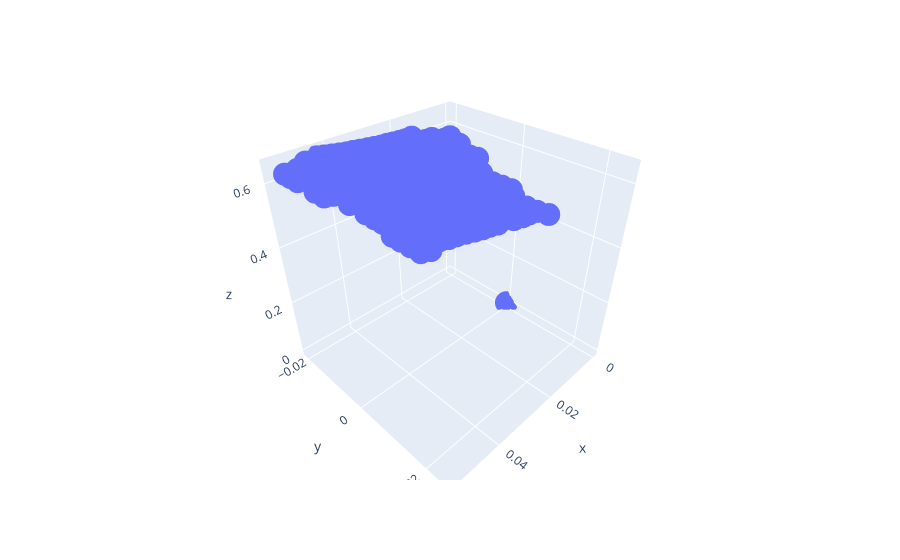

Notebook cell for this chart:
### Code cell
px.scatter_3d(x=x, y=y, z=z)

### Figure 1 — Plotly figure (JSON) as saved in the notebook; plotly's stock layout.template omitted (floating-point values rounded to 4 significant figures; data arrays with more than 128 entries replaced by an {"elided": "..."} marker saying what was removed)
{"data": [{"hovertemplate": "x=%{x}<br>y=%{y}<br>z=%{z}<extra></extra>", "legendgroup": "", "marker": {"color": "#636efa", "symbol": "circle"}, "mode": "markers", "name": "", "scene": "scene", "showlegend": false, "type": "scatter3d", "x": {"elided": "2509 float values"}, "y": {"elided": "2509 float values"}, "z": {"elided": "2509 float values"}}], "layout": {"legend": {"tracegroupgap": 0}, "margin": {"t": 60}, "scene": {"domain": {"x": [0, 1], "y": [0, 1]}, "xaxis": {"title": {"text": "x"}}, "yaxis": {"title": {"text": "y"}}, "zaxis": {"title": {"text": "z"}}}}}
